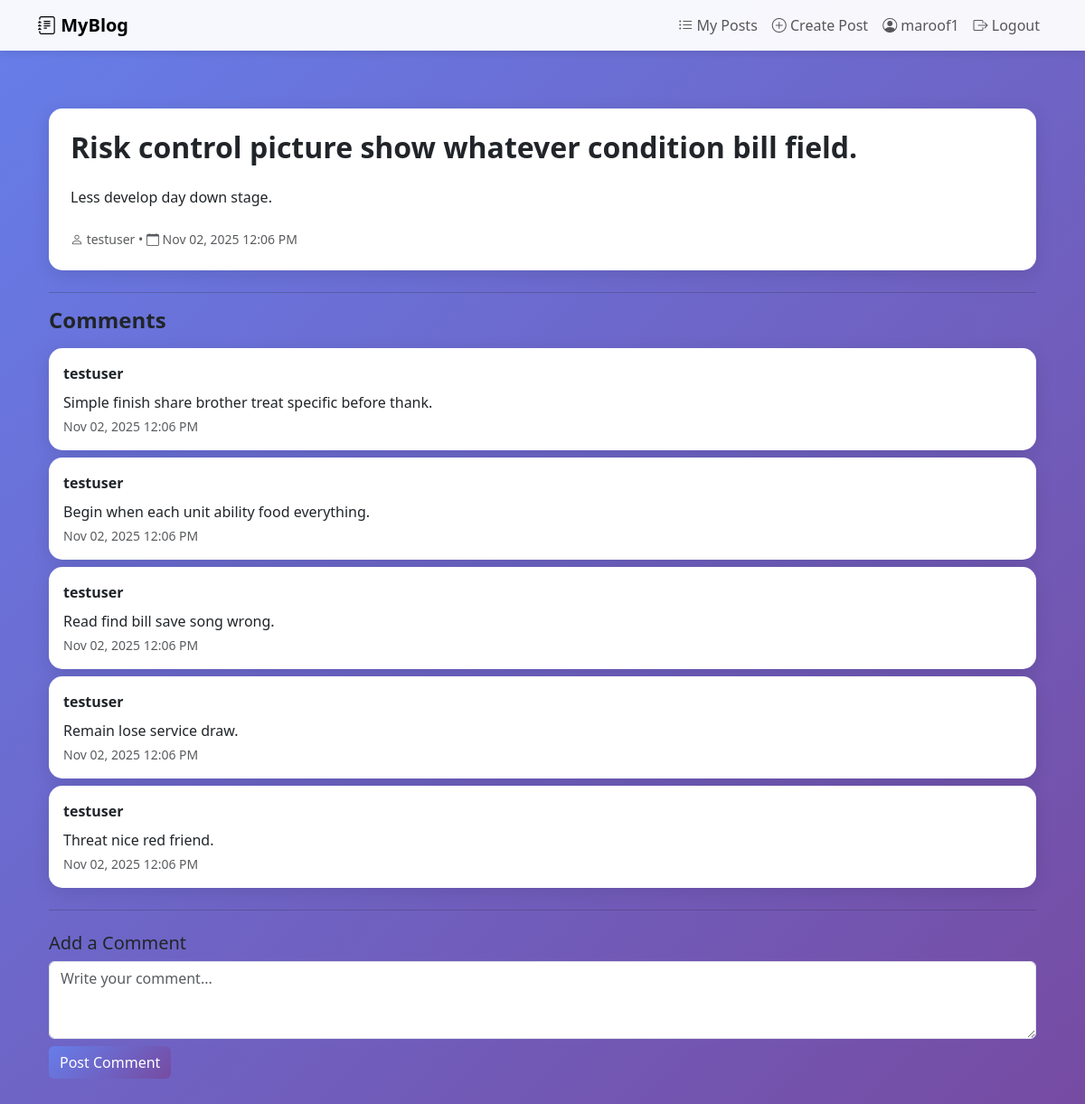
The app's page /post/64/ (signed in) with its own data.
### blog/models.py (models this page shows, shortened)
class Post(models.Model):
    user = models.ForeignKey(User,on_delete=models.CASCADE,related_name="posts")
    title = models.CharField(max_length=100)
    content = models.TextField()
    created_at = models.DateTimeField(auto_now_add=True)
    updated_at = models.DateTimeField(auto_now=True)

class Comment(models.Model):
    post = models.ForeignKey(Post, on_delete=models.CASCADE, related_name='comments')
    user = models.ForeignKey(User, on_delete=models.CASCADE)
    content = models.TextField()
    created_at = models.DateTimeField(auto_now_add=True)

### blog/views.py (the view, shortened to what this page needs)
# urls.py: path("post/<int:pk>/", views.post_detail, name="post_detail"),
def post_detail(request, pk):
    post = get_object_or_404(Post, pk=pk)
    comments = post.comments.all().order_by("-created_at")
    return render(request, "blog/post_detail.html", {
        "post": post,
        "comments": comments
    })

### blog/templates/blog/post_detail.html (shortened to what this page needs)
{% extends "base.html" %}
{% block content %}
<div class="container mt-4">
    <div class="card p-4 mb-4">
        <h2 class="fw-bold">{{ post.title }}</h2>
        <p class="mt-3">{{ post.content }}</p>
        <div class="text-muted small mt-2">
            <i class="bi bi-person"></i> {{ post.user.username }}
            •
            <i class="bi bi-calendar"></i> {{ post.created_at|date:"M d, Y g:i A" }}
        </div>
    </div>
    <hr>
    <h4 class="fw-bold mb-3">Comments</h4>
    {% for c in comments %}
        <div class="card p-3 mb-2">
            <strong>{{ c.user.username }}</strong>
            <p class="mt-2 mb-1">{{ c.content }}</p>
            <small class="text-muted">{{ c.created_at|date:"M d, Y g:i A" }}</small>
        </div>
    {% empty %}
        <p>No comments yet. Be the first to drop one 😎</p>
    {% endfor %}
    <hr class="my-4">
    <h5>Add a Comment</h5>
    {% if user.is_authenticated %}
    <form method="POST" class="mt-2">
        <textarea
            name="content"
            class="form-control"
            rows="3"
            placeholder="Write your comment..."
            required></textarea>
        <button class="btn btn-primary mt-2">Post Comment</button>
    </form>
    {% else %}
        <p class="text-muted">You must <a href="{% url 'login' %}">login</a> to comment.</p>
    {% endif %}
</div>
{% endblock %}

### blog/templates/base.html (shortened to what this page needs)
<!DOCTYPE html>
<html lang="en">
<head>
    <link href="https://cdn.jsdelivr.net/npm/bootstrap@5.3.0/dist/css/bootstrap.min.css" rel="stylesheet">
    <link rel="stylesheet" href="https://cdn.jsdelivr.net/npm/bootstrap-icons@1.10.0/font/bootstrap-icons.css">
</head>
<body>
    {% if user.is_authenticated %}
    <nav class="navbar navbar-expand-lg navbar-light bg-light">
        <div class="container">
            <a class="navbar-brand fw-bold" href="{% url 'list_posts' %}">
                <i class="bi bi-journal-text"></i> MyBlog
            </a>
            <div class="collapse navbar-collapse" id="navbarNav">
                <ul class="navbar-nav ms-auto">
                    <li class="nav-item">
                        <a class="nav-link" href="{% url 'list_posts' %}">
                            <i class="bi bi-list-ul"></i> My Posts
                        </a>
                    </li>
                    <li class="nav-item">
                        <a class="nav-link" href="{% url 'create_post' %}">
                            <i class="bi bi-plus-circle"></i> Create Post
                        </a>
                    </li>
                    <li class="nav-item">
                        <span class="nav-link">
                            <i class="bi bi-person-circle"></i> {{ user.username }}
                        </span>
                    </li>
                    <li class="nav-item">
                        <a class="nav-link" href="{% url 'logout' %}">
                            <i class="bi bi-box-arrow-right"></i> Logout
                        </a>
                    </li>
                </ul>
            </div>
        </div>
    </nav>
    {% endif %}
    <div class="main-container">
        <div class="container">
            {% block content %}
            {% endblock %}
        </div>
    </div>
</body>
</html>

### blog/templates/base.html (style rules this page uses)
body { min-height: 100vh; background: linear-gradient(135deg, #667eea 0%, #764ba2 100%); }
.navbar { background: rgba(255, 255, 255, 0.95) !important; box-shadow: 0 2px 10px rgba(0,0,0,0.1); }
.main-container { min-height: calc(100vh - 76px); padding: 40px 0; }
.card { border: none; border-radius: 15px; box-shadow: 0 5px 20px rgba(0,0,0,0.1); }
.btn-primary { background: linear-gradient(135deg, #667eea 0%, #764ba2 100%); border: none; }

### records on screen
Post: title "Risk control picture show whatever condition bill field.", content "Less develop day down stage.", user.username "testuser", created_at "Nov 02, 2025 12:06 PM"
Comment: user.username "testuser", content "Simple finish share brother treat specific before thank.", created_at "Nov 02, 2025 12:06 PM"
Comment: user.username "testuser", content "Begin when each unit ability food everything.", created_at "Nov 02, 2025 12:06 PM"
Comment: user.username "testuser", content "Read find bill save song wrong.", created_at "Nov 02, 2025 12:06 PM"
Comment: user.username "testuser", content "Remain lose service draw.", created_at "Nov 02, 2025 12:06 PM"
Comment: user.username "testuser", content "Threat nice red friend.", created_at "Nov 02, 2025 12:06 PM"

### other values on screen
{{ user.username }} "maroof1"
